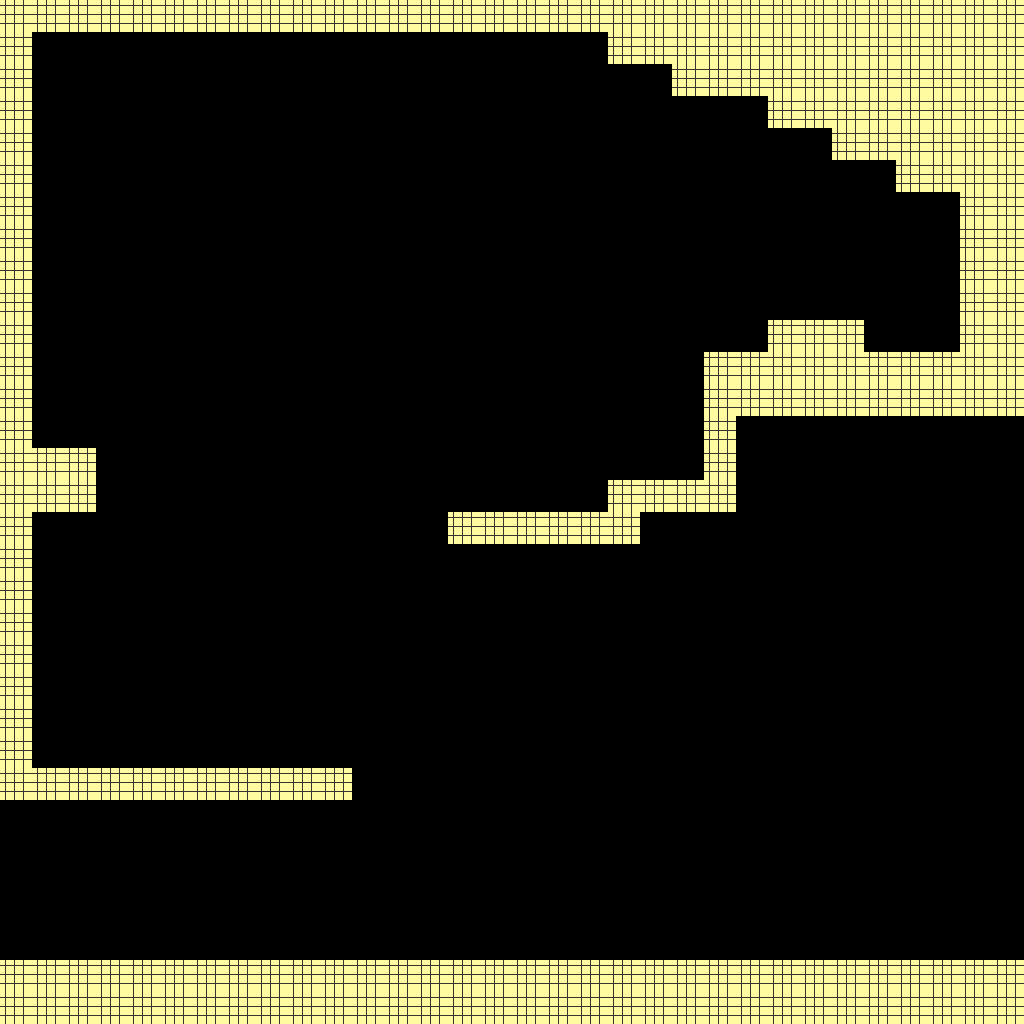

The image is a tile-based game level rendered from a .tmx file. Its description and complete source (layers, tilesets, objects, tile grids) follow:
An orthogonal 32x32 tile map with 32x32 px tiles, 1 tile layer (Tile Layer 1).

<map version="1.2" tiledversion="1.3.4" orientation="orthogonal" renderorder="right-down" width="32" height="32" tilewidth="32" tileheight="32" infinite="0" nextlayerid="2" nextobjectid="1">
 <tileset firstgid="1" source="debug.tsx" />
 <layer id="1" name="Tile Layer 1" width="32" height="32">
  <data encoding="csv">
1,1,1,1,1,1,1,1,1,1,1,1,1,1,1,1,1,1,1,1,1,1,1,1,1,1,1,1,1,1,1,1,
1,0,0,0,0,0,0,0,0,0,0,0,0,0,0,0,0,0,0,1,1,1,1,1,1,1,1,1,1,1,1,1,
1,0,0,0,0,0,0,0,0,0,0,0,0,0,0,0,0,0,0,0,0,1,1,1,1,1,1,1,1,1,1,1,
1,0,0,0,0,0,0,0,0,0,0,0,0,0,0,0,0,0,0,0,0,0,0,0,1,1,1,1,1,1,1,1,
1,0,0,0,0,0,0,0,0,0,0,0,0,0,0,0,0,0,0,0,0,0,0,0,0,0,1,1,1,1,1,1,
1,0,0,0,0,0,0,0,0,0,0,0,0,0,0,0,0,0,0,0,0,0,0,0,0,0,0,0,1,1,1,1,
1,0,0,0,0,0,0,0,0,0,0,0,0,0,0,0,0,0,0,0,0,0,0,0,0,0,0,0,0,0,1,1,
1,0,0,0,0,0,0,0,0,0,0,0,0,0,0,0,0,0,0,0,0,0,0,0,0,0,0,0,0,0,1,1,
1,0,0,0,0,0,0,0,0,0,0,0,0,0,0,0,0,0,0,0,0,0,0,0,0,0,0,0,0,0,1,1,
1,0,0,0,0,0,0,0,0,0,0,0,0,0,0,0,0,0,0,0,0,0,0,0,0,0,0,0,0,0,1,1,
1,0,0,0,0,0,0,0,0,0,0,0,0,0,0,0,0,0,0,0,0,0,0,0,1,1,1,0,0,0,1,1,
1,0,0,0,0,0,0,0,0,0,0,0,0,0,0,0,0,0,0,0,0,0,1,1,1,1,1,1,1,1,1,1,
1,0,0,0,0,0,0,0,0,0,0,0,0,0,0,0,0,0,0,0,0,0,1,1,1,1,1,1,1,1,1,1,
1,0,0,0,0,0,0,0,0,0,0,0,0,0,0,0,0,0,0,0,0,0,1,0,0,0,0,0,0,0,0,0,
1,1,1,0,0,0,0,0,0,0,0,0,0,0,0,0,0,0,0,0,0,0,1,0,0,0,0,0,0,0,0,0,
1,1,1,0,0,0,0,0,0,0,0,0,0,0,0,0,0,0,0,1,1,1,1,0,0,0,0,0,0,0,0,0,
1,0,0,0,0,0,0,0,0,0,0,0,0,0,1,1,1,1,1,1,0,0,0,0,0,0,0,0,0,0,0,0,
1,0,0,0,0,0,0,0,0,0,0,0,0,0,0,0,0,0,0,0,0,0,0,0,0,0,0,0,0,0,0,0,
1,0,0,0,0,0,0,0,0,0,0,0,0,0,0,0,0,0,0,0,0,0,0,0,0,0,0,0,0,0,0,0,
1,0,0,0,0,0,0,0,0,0,0,0,0,0,0,0,0,0,0,0,0,0,0,0,0,0,0,0,0,0,0,0,
1,0,0,0,0,0,0,0,0,0,0,0,0,0,0,0,0,0,0,0,0,0,0,0,0,0,0,0,0,0,0,0,
1,0,0,0,0,0,0,0,0,0,0,0,0,0,0,0,0,0,0,0,0,0,0,0,0,0,0,0,0,0,0,0,
1,0,0,0,0,0,0,0,0,0,0,0,0,0,0,0,0,0,0,0,0,0,0,0,0,0,0,0,0,0,0,0,
1,0,0,0,0,0,0,0,0,0,0,0,0,0,0,0,0,0,0,0,0,0,0,0,0,0,0,0,0,0,0,0,
1,1,1,1,1,1,1,1,1,1,1,0,0,0,0,0,0,0,0,0,0,0,0,0,0,0,0,0,0,0,0,0,
0,0,0,0,0,0,0,0,0,0,0,0,0,0,0,0,0,0,0,0,0,0,0,0,0,0,0,0,0,0,0,0,
0,0,0,0,0,0,0,0,0,0,0,0,0,0,0,0,0,0,0,0,0,0,0,0,0,0,0,0,0,0,0,0,
0,0,0,0,0,0,0,0,0,0,0,0,0,0,0,0,0,0,0,0,0,0,0,0,0,0,0,0,0,0,0,0,
0,0,0,0,0,0,0,0,0,0,0,0,0,0,0,0,0,0,0,0,0,0,0,0,0,0,0,0,0,0,0,0,
0,0,0,0,0,0,0,0,0,0,0,0,0,0,0,0,0,0,0,0,0,0,0,0,0,0,0,0,0,0,0,0,
1,1,1,1,1,1,1,1,1,1,1,1,1,1,1,1,1,1,1,1,1,1,1,1,1,1,1,1,1,1,1,1,
1,1,1,1,1,1,1,1,1,1,1,1,1,1,1,1,1,1,1,1,1,1,1,1,1,1,1,1,1,1,1,1
</data>
 </layer>
</map>